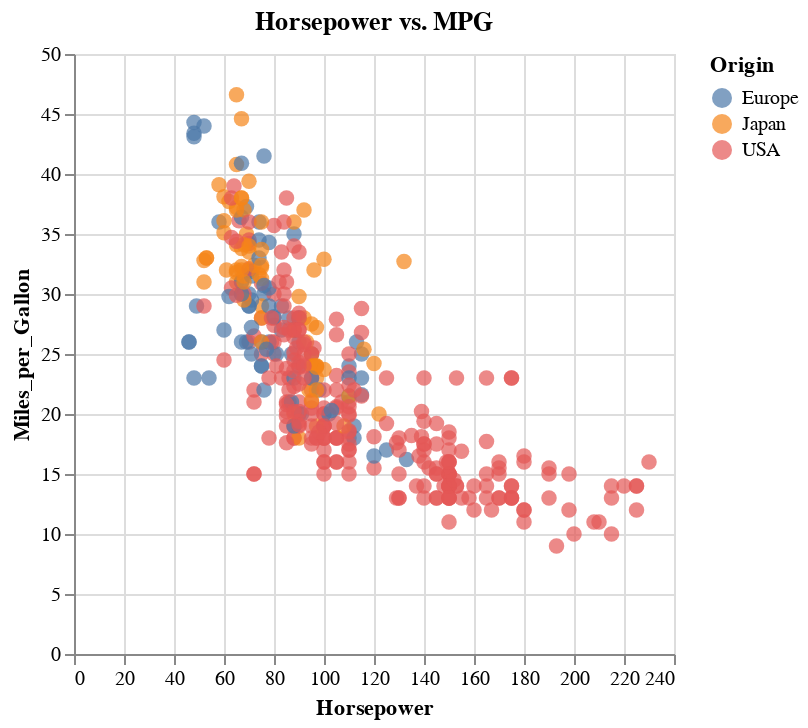

The notebook cell saved with this chart:
### Code cell
# Scatter plot using Altair
scatter_plot = alt.Chart(df).mark_circle(size=60).encode( x='Horsepower', y='Miles_per_Gallon',color='Origin').interactive().properties(
    title='Horsepower vs. MPG')
scatter_plot.show()

### Figure 1 — Vega-Lite specification as saved in the notebook (floating-point values rounded to 4 significant figures; data arrays with more than 128 entries replaced by an {"elided": "..."} marker saying what was removed)
{"config": {"view": {"continuousWidth": 300, "continuousHeight": 300}}, "data": {"name": "data-246312f06d4937183a066046899cc5d0"}, "mark": {"type": "circle", "size": 60}, "encoding": {"color": {"field": "Origin", "type": "nominal"}, "x": {"field": "Horsepower", "type": "quantitative"}, "y": {"field": "Miles_per_Gallon", "type": "quantitative"}}, "params": [{"name": "param_4", "select": {"type": "interval", "encodings": ["x", "y"]}, "bind": "scales"}], "title": "Horsepower vs. MPG", "$schema": "https://vega.github.io/schema/vega-lite/v5.20.1.json", "datasets": {"data-246312f06d4937183a066046899cc5d0": {"elided": "406 records"}}}
